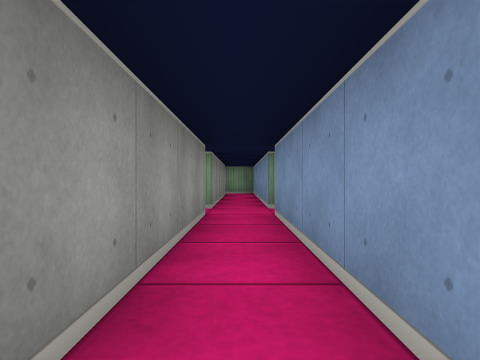
[1] (above)

24 first-person views from a walk through a cub3D maze. The camera is about half as high as the walls, looks level and sees 75° across. The floor is counted in squares. Each view is taken from the middle of a square. On the plan, view 1 faces up. The plan holds only what a view shows up to about 9 squares ahead; the rest is blank.

[2]
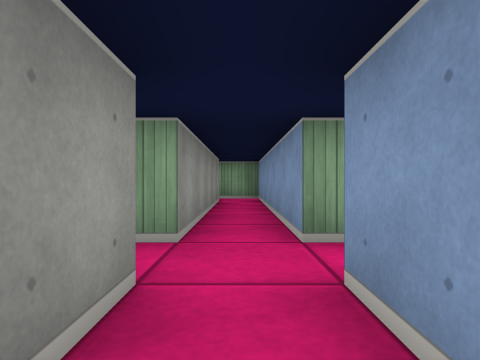

[3]
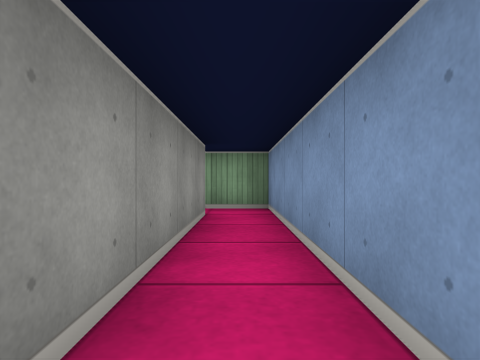

[4]
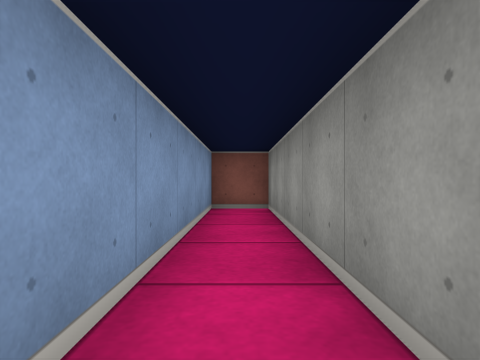

[5]
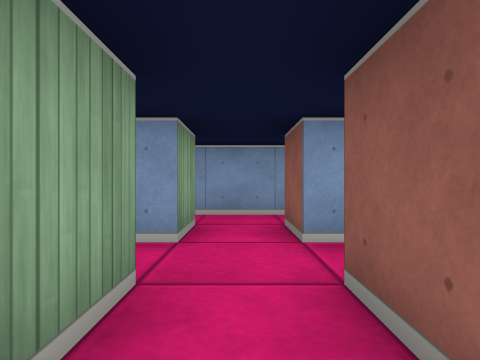

[6]
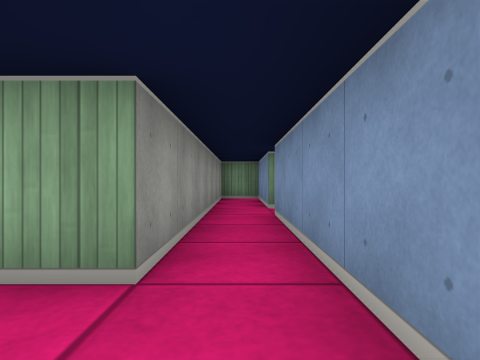

[7]
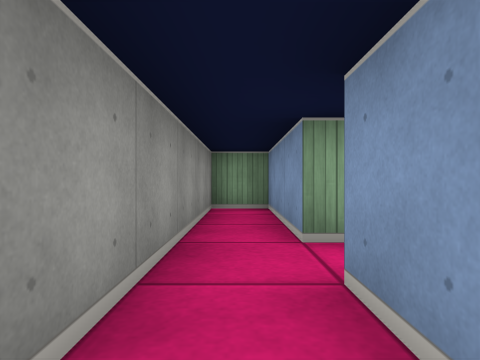

[8]
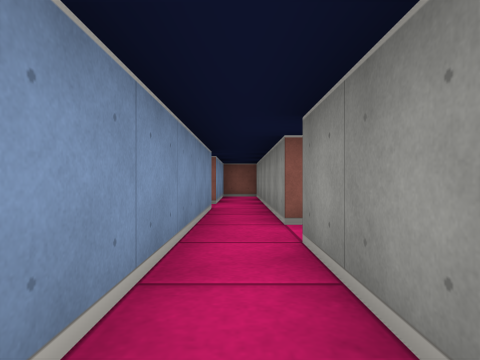

[9]
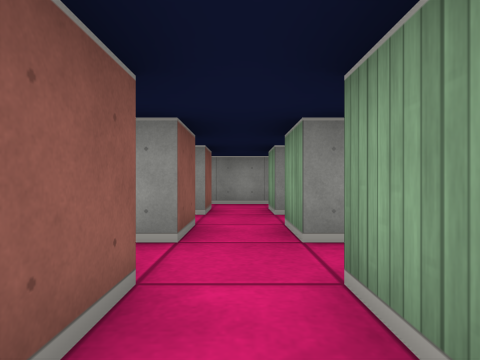

[10]
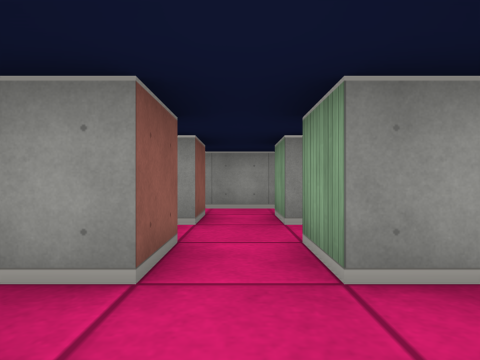

[11]
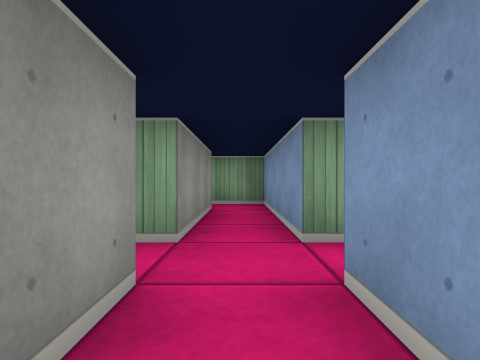

[12]
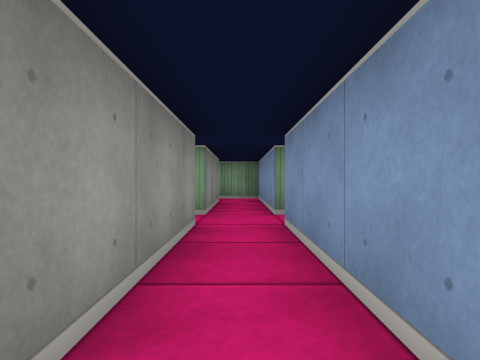

[13]
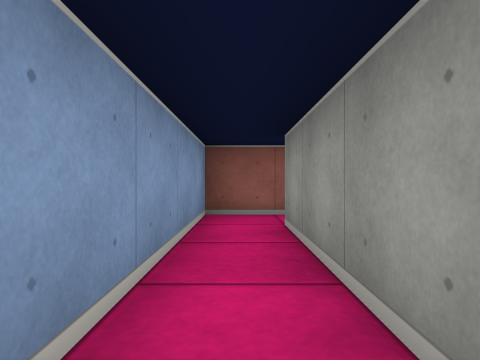

[14]
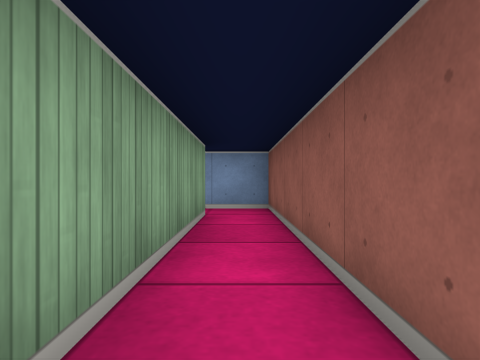

[15]
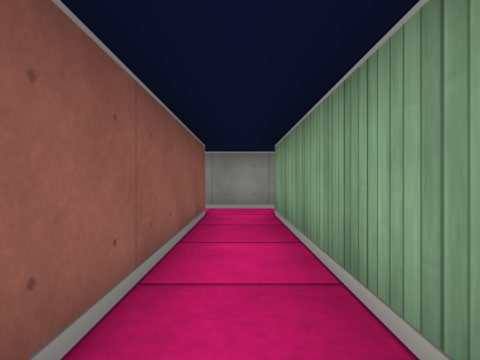

[16]
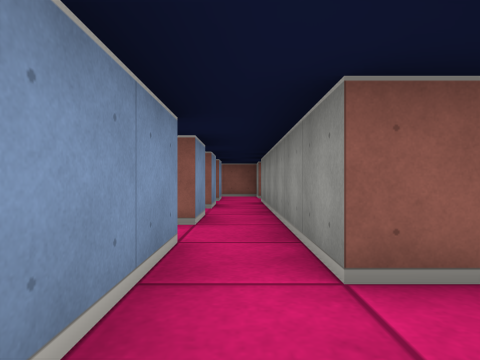

[17]
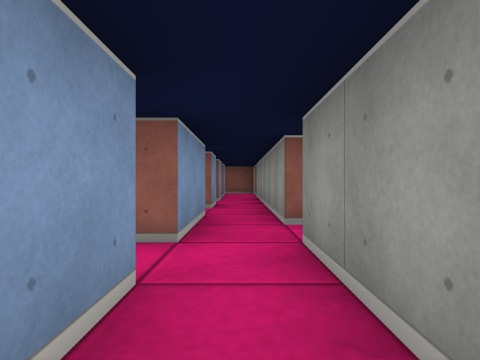

[18]
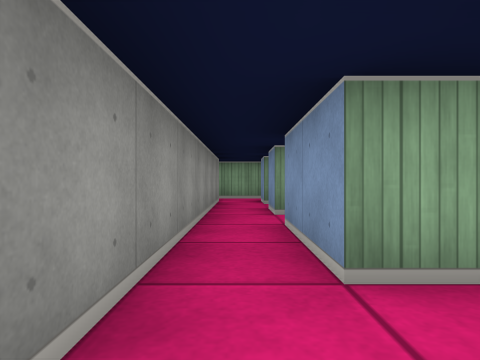

[19]
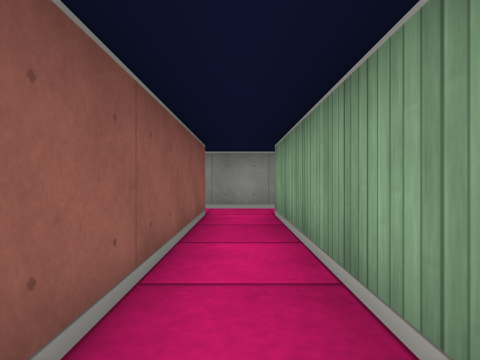

[20]
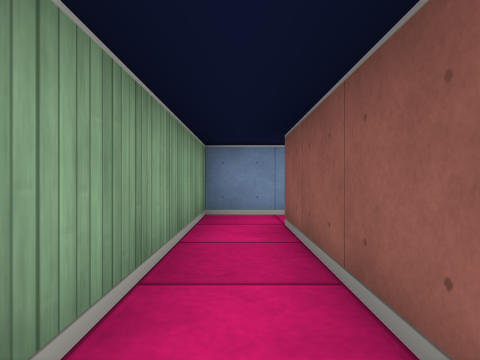

[21]
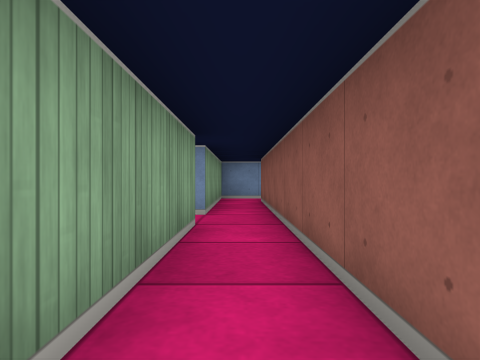

[22]
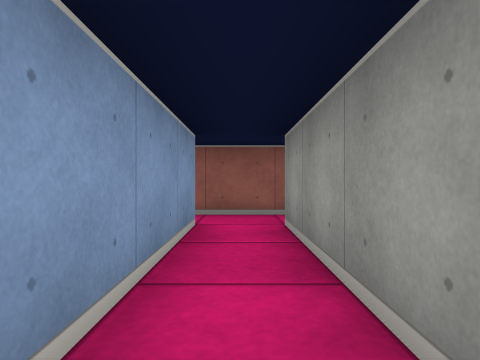

[23]
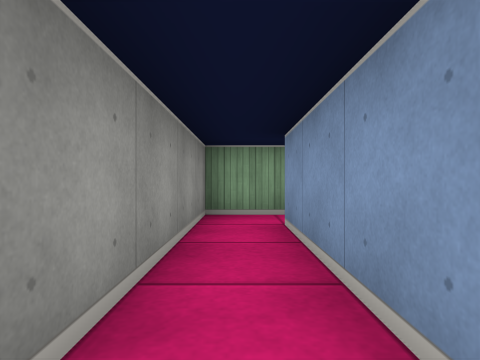

[24]
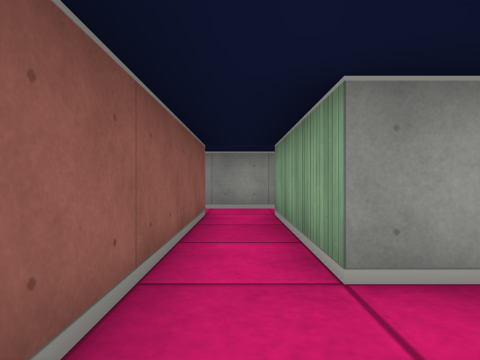

### Floor plan
Ten units are one square. View 1 is at (0, 0); x grows to the right and y downward. Boxes are objects, and circles mark ways between rooms. Rooms are numbered by the first view taken in them; rooms with no view inside come last. Other rooms are left out.
<svg viewBox="-97 -160 127 170">
<path fill="none" stroke="#000" d="M5 -55 5 -115 -35 -115M-15 -45 -5 -45 -5 5 5 5 5 -45M-35 -105 -5 -105 -5 -55 -15 -55M-25 -85 -25 -55 -35 -55M-75 -65 -75 -85 -36 -85M-15 -55 -15 -95 -75 -95 -75 -105M-35 -45 -25 -45 -25 -15M-85 -105 -85 -65M-15 -15 -15 -45M25 -95 25 -125 15 -125 15 -55 5 -55M5 -45 15 -45 15 -26M25 -25 25 -85M-75 4 -75 -5 -15 -5 -15 -15M-85 -25 -85 5M-25 -15 -75 -15 -75 -25M-75 -45 -75 -55M-92 -45 -85 -45M-85 -65 -85 -55M-35 -115 -35 -145M-75 -105 -35 -105M-85 -122 -85 -105M-32 -155 -45 -155 -45 -115 -75 -115 -75 -125M-45 -56 -45 -44"/>
<circle cx="-10" cy="-50" r="3" fill="#2a7"/>
<circle cx="10" cy="-50" r="3" fill="#2a7"/>
<circle cx="-30" cy="-110" r="3" fill="#2a7"/>
<circle cx="-20" cy="-20" r="3" fill="#2a7"/>
<circle cx="-80" cy="-75" r="3" fill="#2a7"/>
<circle cx="-80" cy="-100" r="3" fill="#2a7"/>
<circle cx="-30" cy="-50" r="3" fill="#2a7"/>
<text x="0" y="-70">1</text>
<text x="-40" y="-90">2</text>
<text x="20" y="-70">3</text>
<text x="-60" y="-10">4</text>
<text x="-80" y="-50">5</text>
<text x="-50" y="-110">6</text>
<text x="-40" y="-50">7</text>
</svg>
Room 1 opens to room 2. Room 1 opens to room 3. Room 1 opens to room 6. Room 2 opens to room 4. Room 2 opens to room 5. Room 2 opens to room 6. Room 2 opens to room 7.

Where each view was taken, in squares from view 1:
view 1: 0 up, 0 right, facing up
view 2: 3 up, 0 right, facing up
view 3: 6 up, 0 right, facing up
view 4: 5 up, 0 right, facing down
view 5: 5 up, 2 left, facing right
view 6: 4 up, 2 right, facing up
view 7: 7 up, 2 right, facing up
view 8: 8 up, 2 right, facing down
view 9: 5 up, 2 right, facing left
view 10: 5 up, 1 right, facing left
view 11: 3 up, 2 left, facing up
view 12: 1 up, 2 left, facing up
view 13: 5 up, 2 left, facing down
view 14: 1 up, 7 left, facing right
view 15: 1 up, 3 left, facing left
view 16: 6 up, 8 left, facing down
view 17: 8 up, 8 left, facing down
view 18: 5 up, 8 left, facing up
view 19: 9 up, 3 left, facing left
view 20: 11 up, 4 left, facing right
view 21: 11 up, 8 left, facing right
view 22: 15 up, 4 left, facing down
view 23: 11 up, 4 left, facing up
view 24: 11 up, 3 left, facing left
